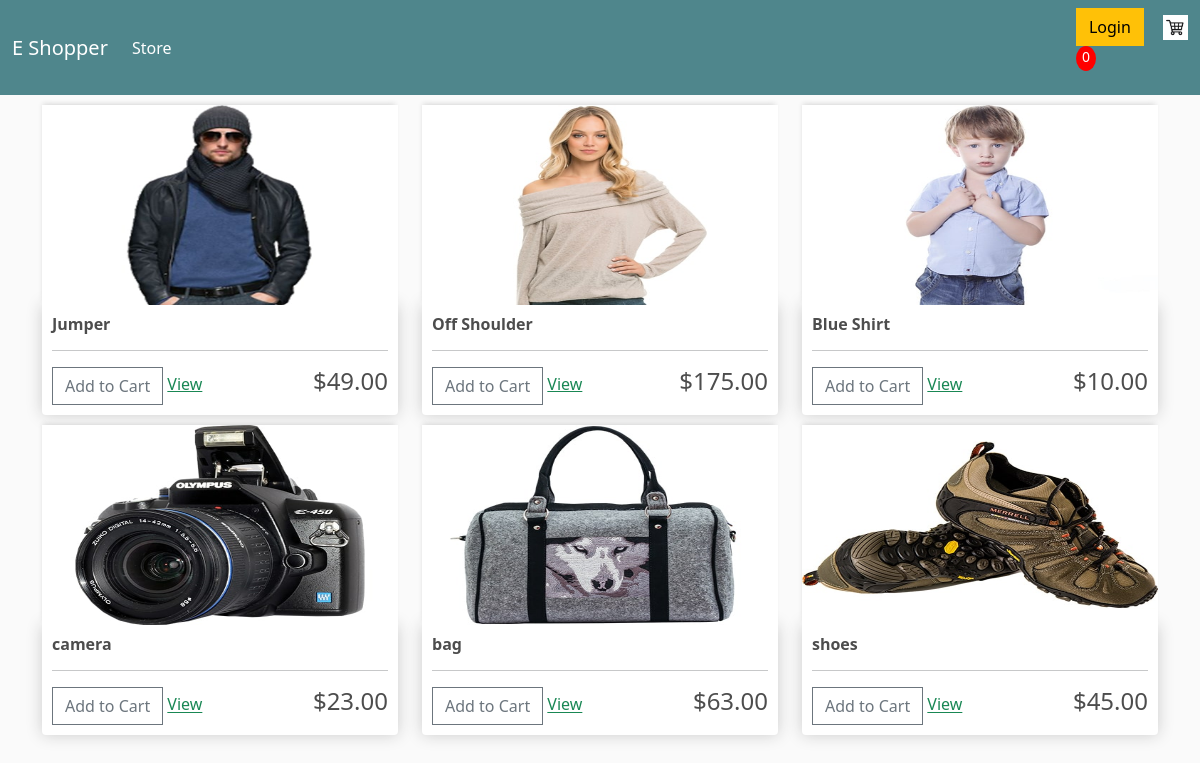
The page / on the database its author committed.
### store/models.py (models this page shows, shortened)
class Product(models.Model):
    name = models.CharField(max_length=100, null=True)
    price = models.FloatField(null=True)
    digital = models.BooleanField(default=False, null=True, blank=False)
    image = models.ImageField(upload_to='products/', null=True, blank=True)

### store/views.py (the view)
# urls.py: path("", include("store.urls")),
def store(request):
    if request.user.is_authenticated:
        customer = request.user.customer
        order, created = Order.objects.get_or_create(customer=customer, complete=False)
        items = order.orderitem_set.all()
        cartItems = order.get_cart_items
    else:
        items = []
        order = {'get_cart_total': 0, 'get_cart_items': 0, 'shipping': False}
        cartItems = order['get_cart_items']
    products = Product.objects.all()
    context = {'products': products, 'cartItems': cartItems}
    return render(request, 'store/store.html', context)

### store/templates/store/store.html
{% extends 'store/main.html' %}
{% load static %}
{% block content %}
    <div class="row">
    {% for product in products %}
    <div class="col-lg-4">
        <img class="thumbnail" src = "{{ product.image.url }}" alt="">
        <div class="box-element product">
            <h6><strong>{{ product.name }}</strong></h6>
            <hr>
            <button data-product={{ product.id }} data-action="add" class="btn btn-outline-secondary add-btn update-cart">Add to Cart</button>
            <a class="btn-outline-success" href="#">View</a>
            <h4 style="display: inline-block; float: right">
                ${{product.price|floatformat:2 }}</h4>
        </div>
    </div>
    {% endfor %}
    </div>
{% endblock content %}

### store/templates/store/main.html (shortened to what this page needs)
<!doctype html>
{% load static %}
<html lang="en">
<head>
    <link href="https://cdn.jsdelivr.net/npm/bootstrap@5.0.2/dist/css/bootstrap.min.css" rel="stylesheet">
    <link rel="stylesheet" href="{% static 'css/main.css' %}">
</head>
<body>
<nav class="navbar navbar-expand-lg navbar-dark bg-dark">
  <div class="container-fluid">
    <a class="navbar-brand" href="{% url 'store' %}">E Shopper</a>
    <div class="collapse navbar-collapse" id="navbarSupportedContent">
      <ul class="navbar-nav me-auto mb-2 mb-lg-0">
        <li class="nav-item">
          <a class="nav-link active" aria-current="page" href="{% url 'store' %}">Store</a>
        </li>
      </ul>
        <div class="form-inline" my-2 my-1g-0>
            <a href="#" class="btn btn-warning">Login</a>
            <a href="{% url 'cart' %}">
                <img id="cart-icon" src="{% static 'images/cart.jpg' %}">
            </a>
            <p id="cart-total">{{ cartItems }}</p>
        </div>
    </div>
  </div>
</nav>
<div class="container">
    {% block content %}
    {% endblock content %}
</div>
</body>
</html>

### store/static/css/main.css (style rules this page uses)
body { background-color: hsl(0, 0%, 98%); }
h1,h2,h3,h4,h5,h6 { color:hsl(0, 0%, 30%); }
.box-element { box-shadow:hsl(0, 0%, 80%) 0 0 16px; background-color: #fff; border-radius: 4px; padding: 10px; }
.thumbnail { width: 100%; height: 200px; -webkit-box-shadow: -1px -3px 5px -2px rgba(214,214,214,1); -moz-box-shadow: -1px -3px 5px -2px rgba(214,214,214,1); box-shadow: -1px -3px 5px -2px rgba(214,214,214,1); }
.product { border-radius: 0 0 4px 4px; }
.bg-dark { background-color: #4f868c!important; }
#cart-icon { width:25px; display: inline-block; margin-left: 15px; }
#cart-total { display: block; text-align: center; color:#fff; background-color: red; width: 20px; height: 25px; border-radius: 50%; font-size: 14px; }
.col-lg-4, .col-lg-6, .col-lg-8, .col-lg-12 { margin-top: 10px; }
.btn { border-radius: 0; }

### rows shown on the page
Product: image (picture), name "Jumper", price "49.00"
Product: image (picture), name "Off Shoulder", price "175.00"
Product: image (picture), name "Blue Shirt", price "10.00"
Product: image (picture), name "camera", price "23.00"
Product: image (picture), name "bag", price "63.00"
Product: image (picture), name "shoes", price "45.00"

### other values the page prints
{{ cartItems }} "0"
